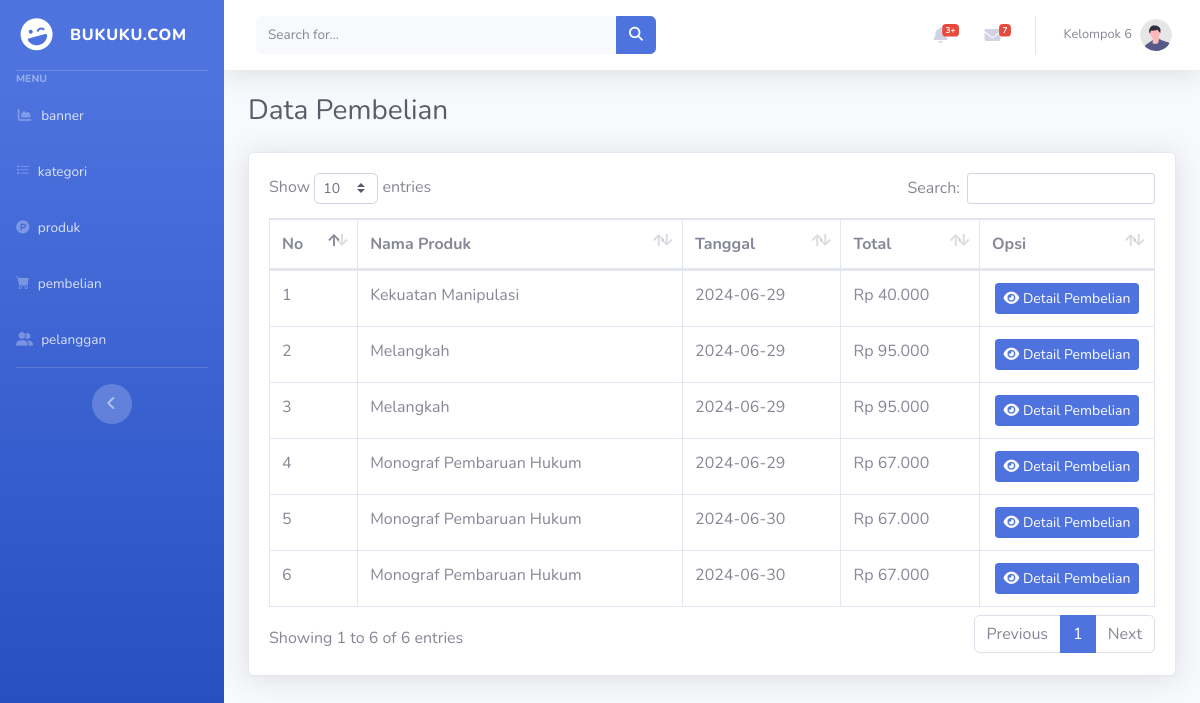
Screenshot of /dashboard/index.php?pembelian with the database file from the repository.
### tables this page shows
CREATE TABLE `pembelian` (
  `id_pembelian` int(11) NOT NULL,
  `id_produk` int(11) NOT NULL,
  `tanggal` date NOT NULL,
  `total` decimal(10,2) NOT NULL,
  `nama_produk` varchar(255) NOT NULL
);

CREATE TABLE `products` (
  `id_produk` int(11) NOT NULL,
  `id_kategori` int(11) NOT NULL,
  `foto_produk` varchar(255) NOT NULL,
  `nama_produk` varchar(255) NOT NULL,
  `harga_produk` decimal(10,2) NOT NULL,
  `deskripsi_produk` text NOT NULL,
  `stok_produk` int(11) NOT NULL,
  `nama_pengarang` varchar(255) NOT NULL,
  `detail_buku` text NOT NULL
);

### dashboard/pembelian.php (the view, shortened to what this page needs)
<h1 class="h3 mb-4 text-gray-800">Data Pembelian</h1>
<?php
$query = "SELECT pembelian.id_pembelian, products.nama_produk, pembelian.tanggal, pembelian.total
          FROM pembelian
          INNER JOIN products ON pembelian.id_produk = products.id_produk";
$result = $koneksi->query($query);
?>
<div class="card shadow mb-4">
    <div class="card-body">
        <div class="table-responsive">
            <table class="table table-bordered" id="dataTable" width="100%" cellspacing="0">
                <thead>
                    <tr>
                        <th>No</th>
                        <th>Nama Produk</th>
                        <th>Tanggal</th>
                        <th>Total</th>
                        <th>Opsi</th>
                    </tr>
                </thead>
                <tbody>
                    <?php
                    if ($result->num_rows > 0) {
                        $no = 1;
                        while ($row = $result->fetch_assoc()) {
                            echo '<tr>';
                            echo '<td>' . $no . '</td>';
                            echo '<td>' . htmlspecialchars($row['nama_produk']) . '</td>';
                            echo '<td>' . htmlspecialchars($row['tanggal']) . '</td>';
                            echo '<td>Rp ' . number_format($row['total'], 0, ',', '.') . '</td>';
                            echo '<td class="text-center" width="150">';
                            echo '<a href="index.php?detail_pembelian&id=' . $row['id_pembelian'] . '" class="btn btn-sm btn-primary">';
                            echo '<i class="fas fa-eye"></i> Detail Pembelian</a>';
                            echo '</td>';
                            echo '</tr>';
                            $no++;
                        }
                    } else {
                        echo '<tr><td colspan="5" class="text-center">Tidak ada data pembelian.</td></tr>';
                    }
                    ?>
                </tbody>
            </table>
        </div>
    </div>
</div>

### rows the page displays
pembelian: id_produk.nama_produk "Kekuatan Manipulasi", tanggal "2024-06-29", total "40.000"
pembelian: id_produk.nama_produk "Melangkah", tanggal "2024-06-29", total "95.000"
pembelian: id_produk.nama_produk "Melangkah", tanggal "2024-06-29", total "95.000"
pembelian: id_produk.nama_produk "Monograf Pembaruan Hukum", tanggal "2024-06-29", total "67.000"
pembelian: id_produk.nama_produk "Monograf Pembaruan Hukum", tanggal "2024-06-30", total "67.000"
pembelian: id_produk.nama_produk "Monograf Pembaruan Hukum", tanggal "2024-06-30", total "67.000"
